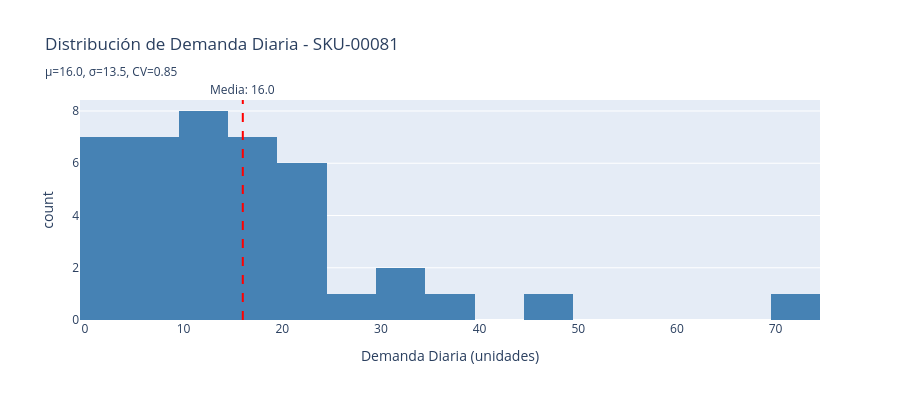

The cell this chart's notebook holds for it:
### Markdown cell above
---

## 🔄 Paso 2: Agregación de Demanda Diaria

**Técnica:** Agregación temporal de datos transaccionales

**Objetivo:** Consolidar órdenes por SKU y fecha para análisis de variabilidad diaria

### Code cell
# Agregar demanda diaria por SKU
df_daily_demand = df_orders.groupby(['sku', 'date'])['qty'].sum().reset_index()
df_daily_demand.rename(columns={'qty': 'daily_demand'}, inplace=True)

print("📅 Demanda diaria agregada")
print(f"Total registros: {len(df_daily_demand):,}")
print(f"Rango de fechas: {df_daily_demand['date'].min().date()} a {df_daily_demand['date'].max().date()}")
print(f"Días con datos: {df_daily_demand['date'].nunique()}")

display(df_daily_demand.head())

# Distribución de demanda para un SKU ejemplo con alta demanda
sample_sku = df_daily_demand.groupby('sku')['daily_demand'].sum().idxmax()
sample_data = df_daily_demand[df_daily_demand['sku'] == sample_sku]
sample_mean = sample_data['daily_demand'].mean()
sample_std = sample_data['daily_demand'].std()

print(f"\n📊 Análisis de SKU ejemplo: {sample_sku}")
print(f"  • Demanda promedio: {sample_mean:.1f} unidades/día")
print(f"  • Desviación estándar: {sample_std:.1f} unidades")
print(f"  • CV: {(sample_std/sample_mean):.2f} ({'Alta' if sample_std/sample_mean > 0.5 else 'Moderada' if sample_std/sample_mean > 0.3 else 'Baja'} variabilidad)")

fig = px.histogram(
    sample_data, x='daily_demand', 
    title=f"Distribución de Demanda Diaria - {sample_sku}<br><sub>μ={sample_mean:.1f}, σ={sample_std:.1f}, CV={sample_std/sample_mean:.2f}</sub>",
    labels={'daily_demand': 'Demanda Diaria (unidades)', 'count': 'Frecuencia (días)'},
    nbins=20,
    color_discrete_sequence=['steelblue']
)

# Agregar línea de media
fig.add_vline(x=sample_mean, line_dash="dash", line_color="red", 
              annotation_text=f"Media: {sample_mean:.1f}",
              annotation_position="top")

fig.update_layout(height=400, showlegend=False)
fig.show()

### Figure 1 — Plotly figure (JSON) as saved in the notebook; plotly's stock layout.template omitted (floating-point values rounded to 4 significant figures)
{"data": [{"bingroup": "x", "hovertemplate": "Demanda Diaria (unidades)=%{x}<br>count=%{y}<extra></extra>", "legendgroup": "", "marker": {"color": "steelblue", "pattern": {"shape": ""}}, "name": "", "nbinsx": 20, "orientation": "v", "showlegend": false, "type": "histogram", "x": [7, 24, 29, 36, 31, 20, 21, 18, 7, 2, 14, 7, 16, 24, 5, 2, 10, 8, 21, 70, 16, 16, 10, 11, 13, 20, 3, 4, 16, 14, 2, 16, 11, 2, 13, 3, 33, 18, 5, 49, 9], "xaxis": "x", "yaxis": "y"}], "layout": {"annotations": [{"showarrow": false, "text": "Media: 16.0", "x": 16, "xanchor": "center", "xref": "x", "y": 1, "yanchor": "bottom", "yref": "y domain"}], "barmode": "relative", "height": 400, "legend": {"tracegroupgap": 0}, "shapes": [{"line": {"color": "red", "dash": "dash"}, "type": "line", "x0": 16, "x1": 16, "xref": "x", "y0": 0, "y1": 1, "yref": "y domain"}], "showlegend": false, "title": {"text": "Distribución de Demanda Diaria - SKU-00081<br><sub>μ=16.0, σ=13.5, CV=0.85</sub>"}, "xaxis": {"anchor": "y", "domain": [0, 1], "title": {"text": "Demanda Diaria (unidades)"}}, "yaxis": {"anchor": "x", "domain": [0, 1], "title": {"text": "count"}}}}
